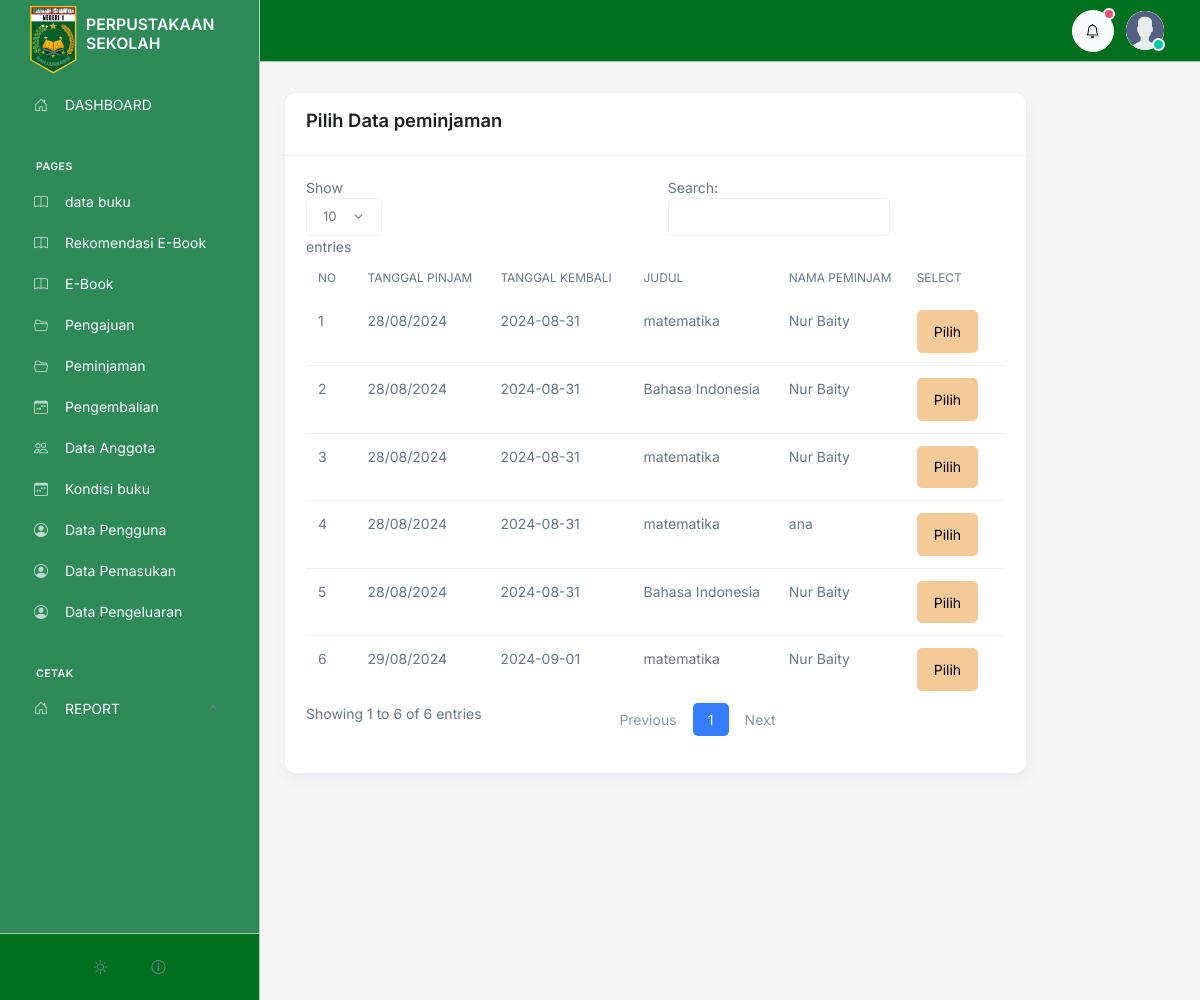
The page /admin/pengembalian/tambah.php (signed in) on the database as committed earlier.
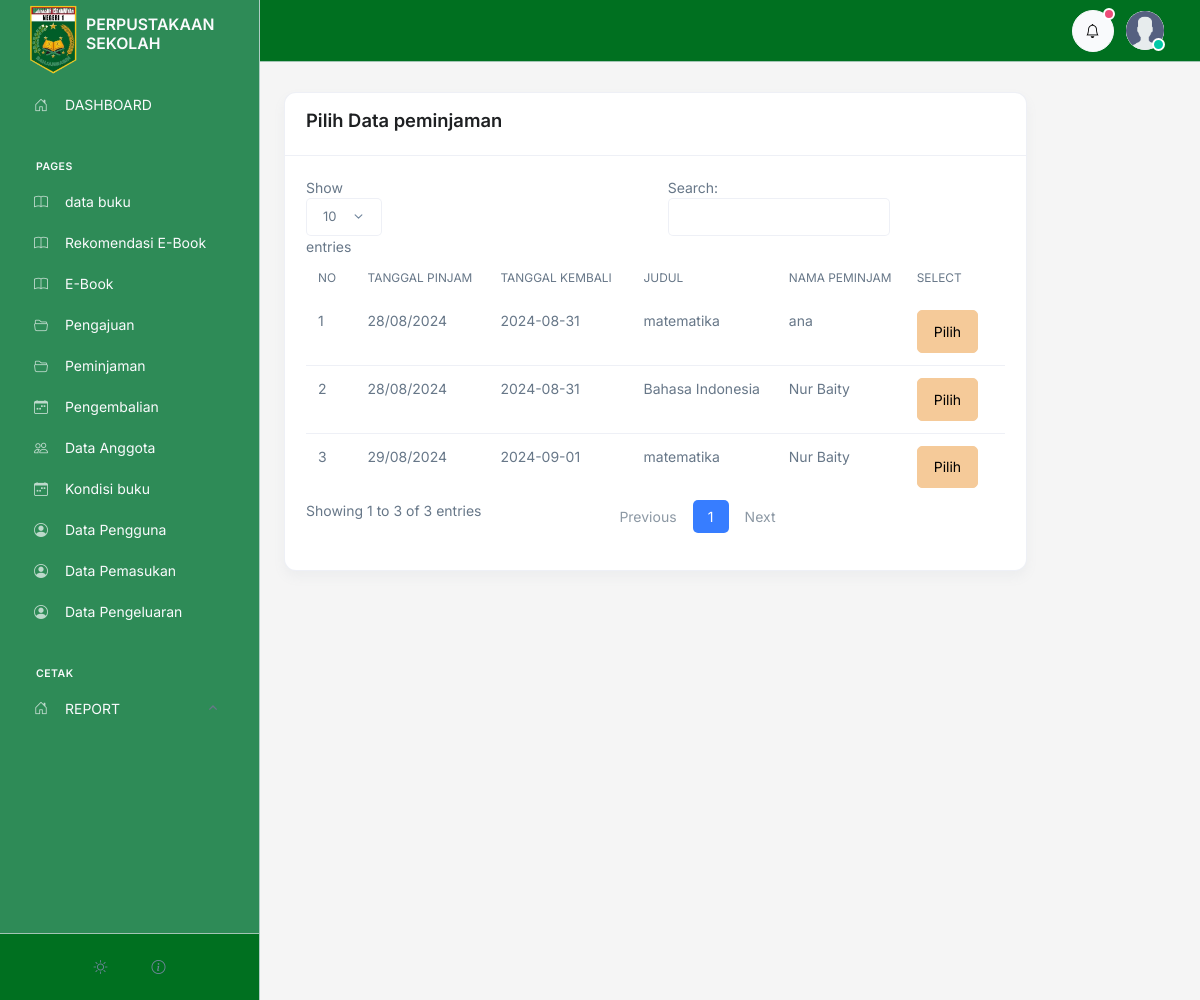
The same page on the database as committed later.
### tables this page shows
CREATE TABLE `peminjaman` (
  `id` int(50) NOT NULL,
  `id_anggota` int(50) NOT NULL,
  `id_buku` int(50) NOT NULL,
  `tanggal` varchar(100) NOT NULL,
  `tanggal_kembali` varchar(100) NOT NULL,
  `status` varchar(100) NOT NULL
);

CREATE TABLE `buku` (
  `id` int(11) NOT NULL,
  `id_kategori` int(11) DEFAULT 1,
  `tanggal` varchar(50) NOT NULL,
  `judul` varchar(200) NOT NULL,
  `pengarang` varchar(100) NOT NULL,
  `penerbit` varchar(100) NOT NULL,
  `tahun_terbit` varchar(50) NOT NULL,
  `isbn` varchar(200) NOT NULL,
  `jumlah` int(10) NOT NULL,
  `lokasi` varchar(200) NOT NULL,
  `deskripsi` text NOT NULL,
  `image` text NOT NULL
);

CREATE TABLE `anggota` (
  `id` int(11) NOT NULL,
  `user_id` int(11) DEFAULT NULL,
  `nis` varchar(20) NOT NULL,
  `nama` varchar(100) NOT NULL,
  `email` varchar(100) NOT NULL DEFAULT 'm.nawir177@gmail.com',
  `telpon` varchar(15) NOT NULL DEFAULT '082255445566',
  `tempat_lahir` varchar(100) NOT NULL,
  `tanggal_lahir` varchar(100) NOT NULL,
  `kelamin` varchar(100) NOT NULL,
  `TA` varchar(100) NOT NULL,
  `alamat` text NOT NULL,
  `foto` varchar(100) NOT NULL,
  `verifikasi` tinyint(1) NOT NULL DEFAULT 0
);

### admin/controller.php (called while the page is built, shortened)
<?php
$conn = mysqli_connect('localhost', 'root', '', 'perpustakaan');
function where($table, $where, $isWhere)
{
   $query = "SELECT * FROM $table WHERE $where='$isWhere'";
   global $conn;
   $rows = [];
   $result = mysqli_query($conn, $query);
   while ($row = mysqli_fetch_assoc($result)) {
      $rows[] = $row;
   }
   return $rows;
}
function hasOne($id_relation, $table_relation, $field)
{
   $conn = mysqli_connect('localhost', 'root', '', 'perpustakaan');
   $query = "SELECT $field FROM $table_relation WHERE id = $id_relation";
   $result = mysqli_query($conn, $query);
   $row = mysqli_fetch_array($result, MYSQLI_ASSOC);
   if ($row) {
      return $row[$field];
   } else {
      return null;
   }
}

### admin/pengembalian/tambah.php (the view, shortened to what this page needs)
<?php include '../controller.php';
include '../template/header.php';
$peminjam = where("peminjaman","status","dipinjam");
$no = 1;
?>
<div class="container">
   <div class="col-10 my-4">
      <div class="card">
         <div class="card-header">
            <h3>Pilih Data peminjaman</h3>
         </div>
         <div class="card-body">
            <table class="table" id="table">
               <thead class="mt-3">
                  <tr>
                     <th>NO</th>
                     <th>TANGGAL PINJAM</th>
                     <th>TANGGAL KEMBALI</th>
                     <th>JUDUL</th>
                     <th>NAMA PEMINJAM</th>
                     <th>Select</th>
                  </tr>
               </thead>
               <tbody>
                  <?php foreach ($peminjam as $value) :   ?>
                     <tr>
                        <td>
                           <?= $no++; ?>
                        </td>
                        <td><?= $value['tanggal']; ?></td>
                        <td><?= $value['tanggal_kembali']; ?></td>
                        <td><?= hasOne($value['id_buku'], "buku", "judul"); ?></td>
                        <td><?= hasOne($value['id_anggota'], "anggota", "nama"); ?></td>
                        <td><a class="btn btn-warning" href="form.php?id_peminjam=<?= $value['id']; ?>">Pilih</a></td>
                     </tr>
                  <?php endforeach  ?>
               </tbody>
            </table>
         </div>
      </div>
   </div>
</div>
<?php include '../template/footer.php'  ?>

Rows that differ between the two databases and show on the page:
no longer on this page (row edited): peminjaman: tanggal "28/08/2024", tanggal_kembali "2024-08-31", id_buku.judul "matematika", id_anggota.nama "Nur Baity"
no longer on this page (row edited): peminjaman: tanggal "28/08/2024", tanggal_kembali "2024-08-31", id_buku.judul "Bahasa Indonesia", id_anggota.nama "Nur Baity"
no longer on this page (row edited): peminjaman: tanggal "28/08/2024", tanggal_kembali "2024-08-31", id_buku.judul "matematika", id_anggota.nama "Nur Baity"
Other text that changed with them:
text written by a page script: "Show entries Search: Showing 1 to 6 of 6 entries Previous 1 Next" → "Show entries Search: Showing 1 to 3 of 3 entries Previous 1 Next"
